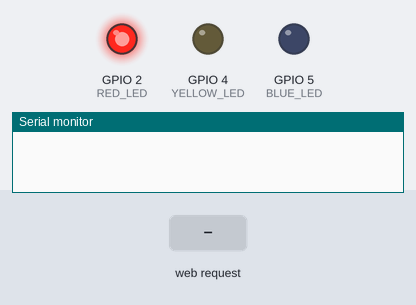
Bench run of a sketch on a simulated ESP32. Shown: output pins drawn as LEDs (lit = HIGH), the last lines printed to the serial monitor. The test bench sets the inputs (shaded band). WiFi joins after 1.5 s; servers stay silent unless stated; a WiFi scan finds three made-up networks; storage starts empty.

Above: at 0.1 s.
At 3.2 s:
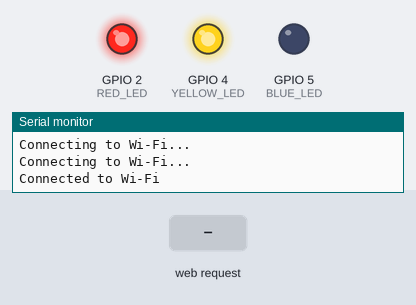
3.3 s: HTTP request GET /scan received
At 3.9 s:
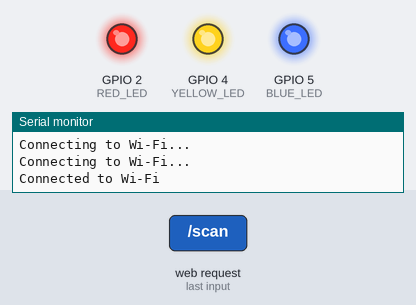
Timing chart, 0 to 6.8 s (numbered marks = the images above; inputs shaded):
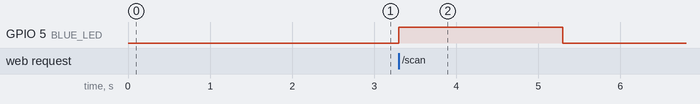

The sketch:

webbased-server_esp_32-v0-2.ino
```cpp
#include <WiFi.h>
#include <SPIFFS.h>

// Pin definitions for LEDs
#define RED_LED 2    // Power-on indicator
#define YELLOW_LED 4 // Indicates connected to AP
#define BLUE_LED 5   // Blinks during Wi-Fi scanning

// Wi-Fi server
WiFiServer server(80);
IPAddress local_IP(192, 168, 1, 184);
IPAddress gateway(192, 168, 1, 1);
IPAddress subnet(255, 255, 255, 0);

// HTML page stored in program memory
const char htmlPage[] PROGMEM = R"rawliteral(
<!DOCTYPE html>
<html lang="en">
<head>
<title>ESP32 Control Panel</title>
<meta charset="UTF-8">
<meta name="viewport" content="width=device-width, initial-scale=1">
<link rel="stylesheet" href="https://www.w3schools.com/w3css/4/w3.css">
<link rel="stylesheet" href="https://fonts.googleapis.com/css?family=Poppins">
<style>
body,h1,h2,h3,h4,h5 {font-family: "Poppins", sans-serif}
body {font-size:16px;}
.w3-half img{margin-bottom:-6px;margin-top:16px;opacity:0.8;cursor:pointer}
.w3-half img:hover{opacity:1}
</style>
</head>
<body>

<!-- Sidebar/menu -->
<nav class="w3-sidebar w3-red w3-collapse w3-top w3-large w3-padding" style="z-index:3;width:300px;font-weight:bold;" id="mySidebar"><br>
  <a href="javascript:void(0)" onclick="w3_close()" class="w3-button w3-hide-large w3-display-topleft" style="width:100%;font-size:22px">Close Menu</a>
  <div class="w3-container">
    <h3 class="w3-padding-64"><b>ESP32 Control<br>Panel</b></h3>
  </div>
  <div class="w3-bar-block">
    <a href="#scan" onclick="w3_close()" class="w3-bar-item w3-button w3-hover-white">Scan</a>
    <a href="#download" onclick="w3_close()" class="w3-bar-item w3-button w3-hover-white">Download</a>
    <a href="#sniff" onclick="w3_close()" class="w3-bar-item w3-button w3-hover-white">Sniff</a>
    <a href="#settings" onclick="w3_close()" class="w3-bar-item w3-button w3-hover-white">Settings</a>
  </div>
</nav>

<!-- Top menu on small screens -->
<header class="w3-container w3-top w3-hide-large w3-red w3-xlarge w3-padding">
  <a href="javascript:void(0)" class="w3-button w3-red w3-margin-right" onclick="w3_open()">☰</a>
  <span>ESP32 Control</span>
</header>

<!-- Overlay effect when opening sidebar on small screens -->
<div class="w3-overlay w3-hide-large" onclick="w3_close()" style="cursor:pointer" title="close side menu" id="myOverlay"></div>

<!-- !PAGE CONTENT! -->
<div class="w3-main" style="margin-left:340px;margin-right:40px">

  <!-- Scan Section -->
  <div class="w3-container" style="margin-top:80px" id="scan">
    <h1 class="w3-jumbo"><b>Scan Networks</b></h1>
    <h1 class="w3-xxxlarge w3-text-red"><b>Available Networks</b></h1>
    <hr style="width:50px;border:5px solid red" class="w3-round">
    <p>Click the button below to start scanning for Wi-Fi networks.</p>
    <button class="w3-button w3-red w3-padding-large w3-hover-black">Start Scan</button>
    <p id="scan-results" class="w3-margin-top">Results will appear here...</p>
  </div>

  <!-- Download Section -->
  <div class="w3-container" id="download" style="margin-top:75px">
    <h1 class="w3-xxxlarge w3-text-red"><b>Download Logs</b></h1>
    <hr style="width:50px;border:5px solid red" class="w3-round">
    <p>Download captured data or logs from the ESP32 device.</p>
    <button class="w3-button w3-red w3-padding-large w3-hover-black">Download Logs</button>
  </div>

  <!-- Sniff Section -->
  <div class="w3-container" id="sniff" style="margin-top:75px">
    <h1 class="w3-xxxlarge w3-text-red"><b>Sniff Traffic</b></h1>
    <hr style="width:50px;border:5px solid red" class="w3-round">
    <p>Enable or disable traffic sniffing. Click the button to start sniffing traffic.</p>
    <button class="w3-button w3-red w3-padding-large w3-hover-black">Start Sniffing</button>
    <p id="sniff-status" class="w3-margin-top">Status: Idle</p>
  </div>

  <!-- Settings Section -->
  <div class="w3-container" id="settings" style="margin-top:75px">
    <h1 class="w3-xxxlarge w3-text-red"><b>Settings</b></h1>
    <hr style="width:50px;border:5px solid red" class="w3-round">
    <p>Modify the ESP32 configuration or view device info.</p>
    <button class="w3-button w3-red w3-padding-large w3-hover-black">Device Info</button>
    <button class="w3-button w3-red w3-padding-large w3-hover-black">Update Settings</button>
  </div>

</div>

<!-- W3.CSS Container -->
<div class="w3-light-grey w3-container w3-padding-32" style="margin-top:75px;padding-right:58px">
  <p class="w3-right">Powered by <a href="https://www.w3schools.com/w3css/default.asp" title="W3.CSS" target="_blank" class="w3-hover-opacity">w3.css</a></p>
</div>

<script>
// Script to open and close sidebar
function w3_open() {
  document.getElementById("mySidebar").style.display = "block";
  document.getElementById("myOverlay").style.display = "block";
}

function w3_close() {
  document.getElementById("mySidebar").style.display = "none";
  document.getElementById("myOverlay").style.display = "none";
}
</script>

</body>
</html>

)rawliteral";

// Function to scan Wi-Fi networks
String scanWiFiNetworks() {
  String results = "";
  digitalWrite(BLUE_LED, HIGH); // Turn on blue LED during scanning
  int n = WiFi.scanNetworks();
  for (int i = 0; i < n; i++) {
    results += "SSID: " + String(WiFi.SSID(i)) + ", RSSI: " + String(WiFi.RSSI(i)) + "\n";
  }
  digitalWrite(BLUE_LED, LOW); // Turn off blue LED after scanning
  return results;
}

// Function to handle HTTP requests
void handleClient(WiFiClient client) {
  String request = client.readStringUntil('\r');
  client.flush();

  if (request.indexOf("GET /scan") >= 0) {
    String results = scanWiFiNetworks();
    client.println("HTTP/1.1 200 OK");
    client.println("Content-Type: text/plain");
    client.println();
    client.print(results);
  } else {
    char htmlBuffer[2048];
    snprintf(htmlBuffer, sizeof(htmlBuffer), htmlPage, "No scan results yet. Click 'Start Scan'.");
    client.println("HTTP/1.1 200 OK");
    client.println("Content-Type: text/html");
    client.println("Connection: close");
    client.println();
    client.print(htmlBuffer);
  }
}

void setup() {
  Serial.begin(115200);

  // Initialize LEDs
  pinMode(RED_LED, OUTPUT);
  pinMode(YELLOW_LED, OUTPUT);
  pinMode(BLUE_LED, OUTPUT);
  digitalWrite(RED_LED, HIGH); // Turn on red LED initially

  // Initialize SPIFFS
  if (!SPIFFS.begin(true)) {
    Serial.println("Failed to mount SPIFFS");
    return;
  }

  // Configure static IP
  if (!WiFi.config(local_IP, gateway, subnet)) {
    Serial.println("Failed to configure static IP");
  }

  // Connect to Wi-Fi
  WiFi.begin("KRVL_Home_2.4_ext", "mart7-sandy-yon"); // Replace with your Wi-Fi credentials

  while (WiFi.status() != WL_CONNECTED) {
    delay(1000);
    Serial.println("Connecting to Wi-Fi...");
  }

  Serial.println("Connected to Wi-Fi");
  digitalWrite(YELLOW_LED, HIGH); // Turn on yellow LED when connected

  server.begin();
}

void loop() {
  WiFiClient client = server.available();
  if (client) {
    handleClient(client);
    client.stop();
  }
}
```

Measured:
- after the input at 3.3 s, GPIO 5 (BLUE_LED): LOW → HIGH at once, → LOW 2.0 s later
